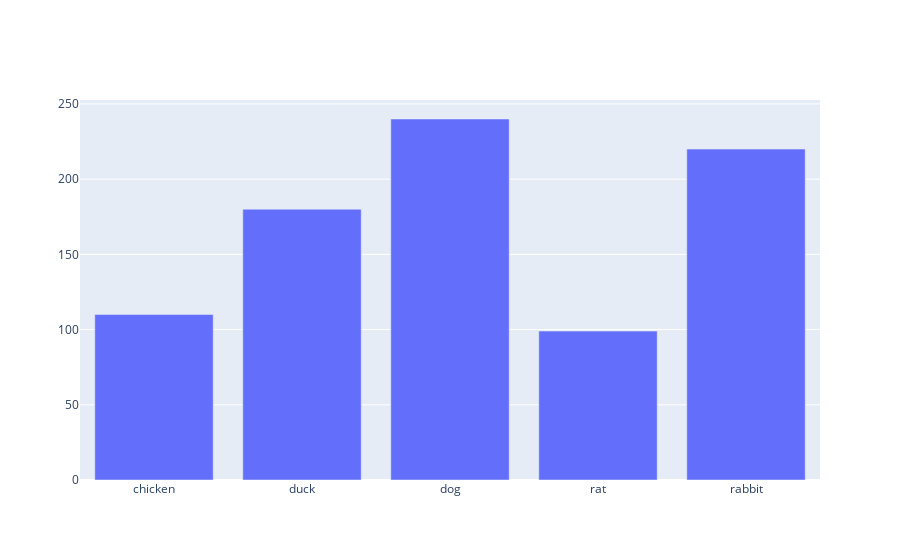

Here is the notebook cell this chart was saved with:
### Code cell
graph = go.Figure()
graph.add_trace(go.Bar(x=x2,y=y2))

### Figure 1 — Plotly figure (JSON) as saved in the notebook; plotly's stock layout.template omitted (floating-point values rounded to 4 significant figures)
{"data": [{"type": "bar", "x": ["chicken", "duck", "dog", "rat", "rabbit"], "y": [110, 180, 240, 99, 220]}], "layout": {}}
